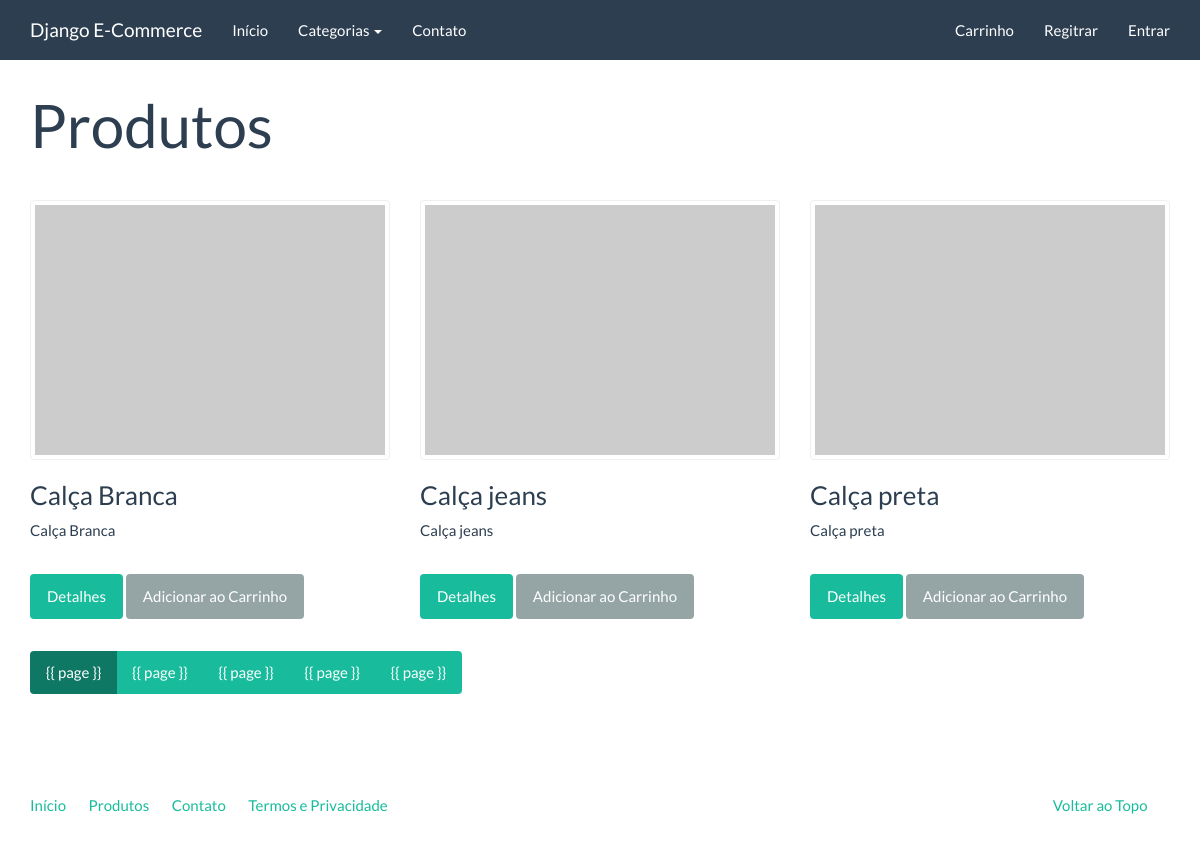
/produtos/, run on the app's committed database.
### catalog/models.py (models this page shows)
class Product(models.Model):
    name = models.CharField("Nome", max_length=100)
    slug = models.SlugField('Identificador', max_length=100)
    category = models.ForeignKey('catalog.Category', related_name='Categoria', verbose_name="Categoria", on_delete=models.CASCADE, null=True, blank=False)
    description = models.TextField('Descrição', blank=True, max_length=85)
    price = models.DecimalField("Preço", decimal_places=2, max_digits=8)
    created = models.DateTimeField('Criado em', auto_now_add=True)
    modified = models.DateTimeField('Modificado em', auto_now=True)
    class Meta:
        verbose_name = 'Produto'
        verbose_name_plural = "Produtos"
        ordering = ['name']
    def __str__(self):
        return self.name
    def get_absolute_url(self):
        return reverse('catalog:product', kwargs={'slug': self.slug})

### catalog/views.py (the view)
class ProductListView(generic.ListView):
    model = Product
    template_name = "catalog/product_list.html"
    context_object_name = 'product_list'
    paginate_by = 3

### catalog/context_processors.py (called while the page is built)
def categories(request):
    return {
        'categories': Category.objects.all()
    }

### catalog/models.py (called while the page is built)
    def __str__(self):
        return self.name

    def get_absolute_url(self):
        return reverse('catalog:category', kwargs={'slug': self.slug})

### core/templatetags/pagination.py (called while the page is built)
@register.inclusion_tag('pagination.html')
def pagination(request, paginator, page_obj):
    context = {}
    context['paginator'] = paginator
    context['request'] = request
    context['page_obj'] = page_obj
    getvars = request.GET.copy()
    if 'page' in getvars:
        del getvars['page']
    if len(getvars) > 0:
        context['getvars'] = f'&{getvars.urlencode()}'
    else:
        context['getvars'] = ''
    return context

### catalog/templates/catalog/product_list.html (shortened to what this page needs)
{% extends "base.html" %}
{% load pagination %}
{% block container %}
<div class="page-header">
    <h1>Produtos</h1>
</div>
<div class="row">
    {% for product in product_list %}
    {% include 'catalog/_product.html' %}
    {% endfor %}
</div>
{% pagination request paginator page_obj %}
{% endblock %}

### catalog/templates/catalog/_product.html
<div class="col-sm-6 col-md-4">
        <a class='thumbnail' href="{{ product.get_absolute_url }}">
            <img src="http://placehold.it/350x250" alt="" />
        </a>
        <div class="caption">
            <h3>{{ product }}</h3>
            {{ product.description|linebreaks }}
            <p><a href="{{ product.get_absolute_url }}" class="btn btn-success" role="button">Detalhes</a> <a href="{% url 'checkout:create_cart_item' product.slug %}" class="btn btn-default" role="button">Adicionar ao Carrinho</a></p>
        </div>
</div>

### data on the page
Product: name "Calça Branca", description "Calça Branca"
Product: name "Calça jeans", description "Calça jeans"
Product: name "Calça preta", description "Calça preta"
